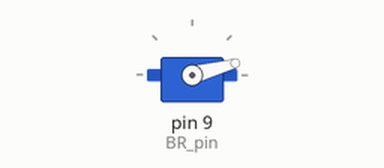
This sketch was run on a simulated Arduino Uno, built with avr-gcc and run on an emulated ATmega328P. Parts: servo.

Above: at 4.05 s.
At 10.0 s:
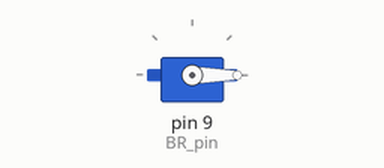
Timing chart, 0 to 11.8 s (numbered marks = the images above):
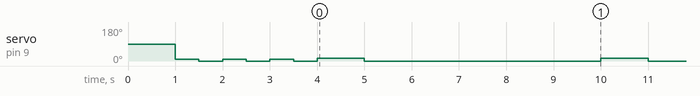

The sketch:

runningSingleMotor.ino
```cpp
#include <Servo.h>
Servo ESC_BR;

int BR_pin= 9;


void setup() {
  ESC_BR.attach(BR_pin,1000,2000);

  delay(1000);
  ESC_BR.write(10);
  delay(500);
  ESC_BR.write(0);
  delay(500);
  ESC_BR.write(10);
  delay(500);
  ESC_BR.write(0);
  delay(500);
  ESC_BR.write(10);
  delay(500);
  ESC_BR.write(0);
  delay(500);


}

void loop() {
  ESC_BR.write(15);
  delay(1000);
  ESC_BR.write(0);
  delay(5000);
}
```

Measured:
- by itself, servo on pin 9 (BR_pin): 90° → 10° at 1.0 s, → 0° 0.50 s later, → 10° 0.50 s later, → 0° 0.50 s later, … (48 changes in this stretch)
